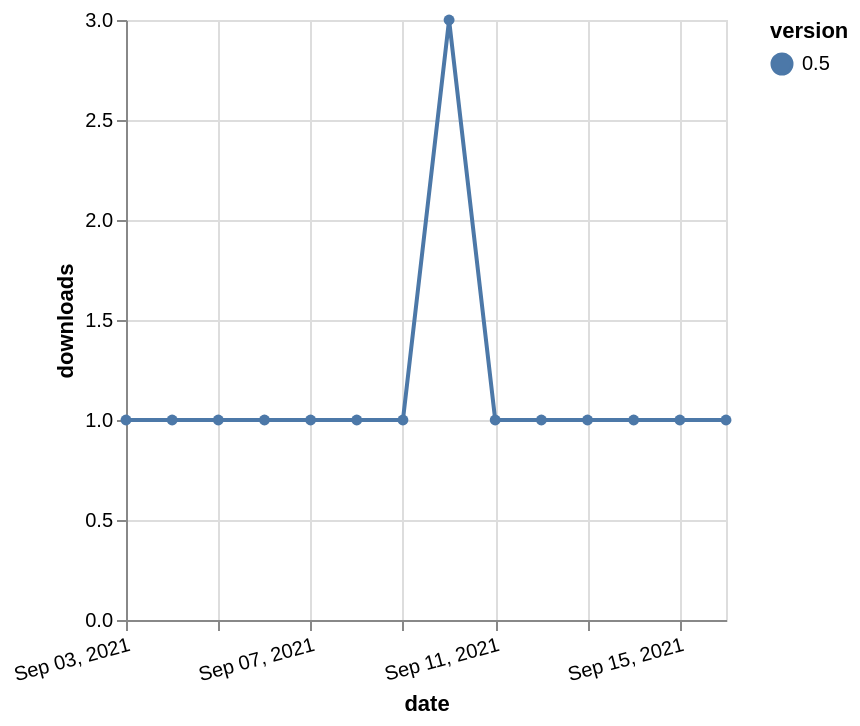

This figure's Vega-Lite source:
### Vega-Lite specification from a JSON file in a GitHub repository (floating-point values rounded to 4 significant figures)
{"$schema": "https://vega.github.io/schema/vega-lite/v5.json", "description": "A simple bar chart with embedded data.", "data": {"values": [{"date": "2021-09-03", "total": 243, "delta": 1, "version": "0.5"}, {"date": "2021-09-04", "total": 244, "delta": 1, "version": "0.5"}, {"date": "2021-09-05", "total": 245, "delta": 1, "version": "0.5"}, {"date": "2021-09-06", "total": 246, "delta": 1, "version": "0.5"}, {"date": "2021-09-07", "total": 247, "delta": 1, "version": "0.5"}, {"date": "2021-09-08", "total": 248, "delta": 1, "version": "0.5"}, {"date": "2021-09-09", "total": 249, "delta": 1, "version": "0.5"}, {"date": "2021-09-10", "total": 252, "delta": 3, "version": "0.5"}, {"date": "2021-09-11", "total": 253, "delta": 1, "version": "0.5"}, {"date": "2021-09-12", "total": 254, "delta": 1, "version": "0.5"}, {"date": "2021-09-13", "total": 255, "delta": 1, "version": "0.5"}, {"date": "2021-09-14", "total": 256, "delta": 1, "version": "0.5"}, {"date": "2021-09-15", "total": 257, "delta": 1, "version": "0.5"}, {"date": "2021-09-16", "total": 258, "delta": 1, "version": "0.5"}]}, "width": "container", "mark": {"type": "line", "point": {"filled": true}}, "encoding": {"x": {"field": "date", "type": "temporal", "timeUnit": "yearmonthdate", "title": "date", "axis": {"labelAngle": -15}}, "y": {"field": "delta", "type": "quantitative", "title": "downloads"}, "color": {"field": "version", "type": "nominal"}, "tooltip": {"field": "delta"}}}
